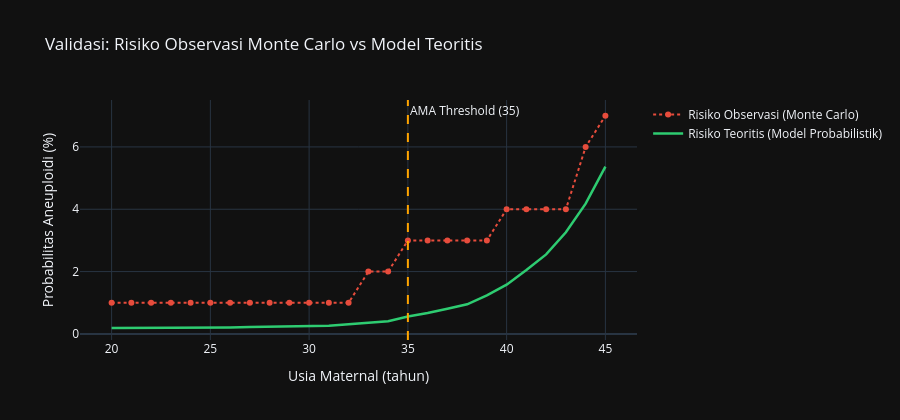

Notebook code for this chart:
### Markdown cell above
### Grafik Validasi: Risiko Observasi vs Model Teoritis

### Code cell
fig = go.Figure()

fig.add_trace(go.Scatter(
    x=sweepDf['age'], y=sweepDf['observed_risk'] * 100, 
    name='Risiko Observasi (Monte Carlo)',
    mode='markers+lines', line=dict(color='#e74c3c', dash='dot'),
    marker=dict(size=6)
))
fig.add_trace(go.Scatter(
    x=sweepDf['age'], y=sweepDf['model_risk'] * 100,  
    name='Risiko Teoritis (Model Probabilistik)',
    mode='lines', line=dict(color='#2ecc71', width=2.5)
))
fig.add_vline(x=35, line_dash='dash', line_color='orange', annotation_text='AMA Threshold (35)')
fig.update_layout(
    title='Validasi: Risiko Observasi Monte Carlo vs Model Teoritis',
    xaxis_title='Usia Maternal (tahun)', yaxis_title='Probabilitas Aneuploidi (%)',
    template='plotly_dark', height=420
)
fig.show()

### Figure 1 — Plotly figure (JSON) as saved in the notebook; plotly's stock layout.template omitted (floating-point values rounded to 4 significant figures)
{"data": [{"line": {"color": "#e74c3c", "dash": "dot"}, "marker": {"size": 6}, "mode": "markers+lines", "name": "Risiko Observasi (Monte Carlo)", "type": "scatter", "x": [20, 21, 22, 23, 24, 25, 26, 27, 28, 29, 30, 31, 32, 33, 34, 35, 36, 37, 38, 39, 40, 41, 42, 43, 44, 45], "y": [1.0, 1.0, 1.0, 1.0, 1.0, 1.0, 1.0, 1.0, 1.0, 1.0, 1.0, 1.0, 1.0, 2.0, 2.0, 3.0, 3.0, 3.0, 3.0, 3.0, 4.0, 4.0, 4.0, 4.0, 6.0, 7.0]}, {"line": {"color": "#2ecc71", "width": 2.5}, "mode": "lines", "name": "Risiko Teoritis (Model Probabilistik)", "type": "scatter", "x": [20, 21, 22, 23, 24, 25, 26, 27, 28, 29, 30, 31, 32, 33, 34, 35, 36, 37, 38, 39, 40, 41, 42, 43, 44, 45], "y": [0.19, 0.19, 0.2, 0.2, 0.21, 0.21, 0.21, 0.22, 0.23, 0.24, 0.26, 0.26, 0.31, 0.35, 0.41, 0.56, 0.67, 0.81, 0.95, 1.24, 1.58, 2.05, 2.55, 3.26, 4.18, 5.37]}], "layout": {"annotations": [{"showarrow": false, "text": "AMA Threshold (35)", "x": 35, "xanchor": "left", "xref": "x", "y": 1, "yanchor": "top", "yref": "y domain"}], "height": 420, "shapes": [{"line": {"color": "orange", "dash": "dash"}, "type": "line", "x0": 35, "x1": 35, "xref": "x", "y0": 0, "y1": 1, "yref": "y domain"}], "title": {"text": "Validasi: Risiko Observasi Monte Carlo vs Model Teoritis"}, "xaxis": {"title": {"text": "Usia Maternal (tahun)"}}, "yaxis": {"title": {"text": "Probabilitas Aneuploidi (%)"}}}}
